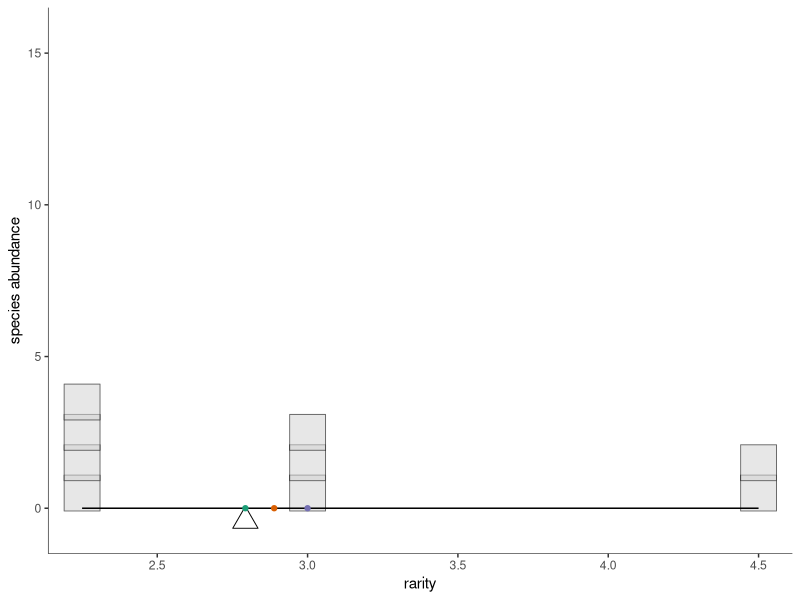

Here is the R script that generated this plot:
library(tidyverse)
library(ggthemes)

## TODO
## OPTIONAL: color the species (so that stacking becomes clear)
## fix box size for small max abundance so it doesn't e.g. cross y-axis
## think about squeezing when rarities aren't equal but are close s.t. boxes overlap
## select colors for reference points http://colorbrewer2.org/#type=qualitative&scheme=Dark2&n=3
## switch plotting order so that fulcrum point sits above reference points

library(scales) # trans_new() is in the scales library

epsPretty <- 0
offStart <- 0

pfun=function(x, pow, offset=offStart){
	if (pow==0) return(log(x))
	r <- sign(pow)*(x+offset)^pow
	return(r)
}

ipfun=function(x, pow, offset=offStart){
	if (pow==0) return(exp(x))
	r <- sign(pow)*(x)^(1/pow)
	return(r)
}

# Diversity function 
dfun<-function(ab, l){
	rp <- ab/sum(ab)
	return(ipfun(sum(rp*pfun(1/rp, l)),l))
}

# round numbers, more aggressively the larger they are
prettify <- function(breaks){
    digits <- -floor(log10(abs(breaks))) + 1
    digits[breaks == 0] <- 0
    return((round(breaks, digits = digits))[round(breaks, digits = digits)!=(-Inf)]) #klugey fix to -Inf
}

power_trans = function(pow) trans_new(name="power"
   , transform = function(x) pfun(x, pow)
	, inverse = function(x) ipfun(x, pow)
	, breaks = function(x) prettify(
		trans_breaks(
			function(x) pfun(x, pow), function(x) ipfun(x, pow), n = 6
		)(c(epsPretty,x)*1.1)
	)
   , domain = c(1, 10000)
)

# replicate to make stacks with geom_point
fancy_rep<-function(df){
    return(data.frame(df[rep(1:nrow(df), df$abundance),])
           %>% group_by(abundance) %>% mutate(gr=1:length(abundance))
    )
}

base_plot <- function(abundance, pointScale=200, fill_col="lightgrey", y_extent=max(max(abundance),15)){
    
	rf <- tibble(names = as.factor(1:length(abundance))
		, abundance
		, rarity = sum(abundance)/abundance
	)
	rfrepeated <-fancy_rep(rf) 

	pointsize <- pointScale/y_extent
	
	#This pretty much has to be 0.5 because the shape is centered on its x- and y-locations, but we want to offset so it rests upon it
	goff <- 0.5

	base <- (ggplot(rfrepeated, aes(x=rarity, y=abundance))
		+ geom_point(aes(y=gr-goff, alpha=0.2), size=pointsize, fill=fill_col, shape=22, color="black", stroke=0.5) #some stylistic things to deal with squeezing
		# +scale_size_continuous(limits=c(0, max(abundance)/200))
		# make plank
		+ geom_segment(
			aes(x, y, xend=xend, yend=yend)
			, data=data.frame(
				x=c(min(rf$rarity))
				, y=c(0)
				, xend=c(max(rf$rarity))
				, yend=c(0)
			)
		)
# adding this in let the boxes fill the y-space pretty well without gaps, don't think it ruined appearance of y-axis
		+scale_y_continuous(
		    expand=c(0,0)
		    , limits=c(y_extent-1.1*y_extent, 1.1*y_extent)
		)
		+ labs(y="species abundance")
	)
	return(theme_plot(base))
}

theme_plot <- function(p){
	return(p
		+ theme_tufte(base_family = "sans")
		+ theme(legend.position="none")
		+ theme(
			axis.line.x = element_line(
				colour = 'black', size=0.2, linetype='solid'
			), axis.line.y =  element_line(
				colour = 'black', size=0.2, linetype='solid'
			)
		)
	)
}

scale_plot <- function(ab, ell, fill_col="lightgrey", y_extent=max(max(ab), 15)){
    ab<-ab[ab!=0]
	div <- dfun(ab, ell)
	print(div)
	return (base_plot(ab, fill_col=fill_col, y_extent=y_extent) 
		+ geom_point(
			data=tibble(x=div, y=-0.028*y_extent)# don't recall why 0.028, but it gets fulcrum point just right. 
			, size=6, shape=2
			, aes(x, y)
		)
		# + scale_x_continuous(trans=power_trans(pow=ell))
		# + coord_cartesian(clip="off")
	)
}

mean_points <- function(ab, ell){
    ab<-ab[ab!=0]
	div <- Vectorize(dfun, vectorize.args=("l"))(ab, ell)
	return(geom_point(
		data=tibble(x=div, y=0*div, clr=1:length(div))
		, aes(x, y, color=as.factor(clr))
	))
}

rarity_plot <- function(ab, ell, means=-1:1, ...){
    ab<-ab[ab!=0]
	return(
		scale_plot(ab, ell,...) 
		+ mean_points(ab, means)
		+ scale_color_brewer(type="qual", palette="Dark2") #playing with color choices
	)
}

rarity_series <- function(ab, lrange=-1:1, means=lrange){
	for(l in lrange){
		print(rarity_plot(ab, l, means))
	}
}

# ab <- c(20, 15, 9, 3, 2, 1, 1)
# ab <- c(100, 20, 15, 9, 3, 2, 1, 1)
# 
# rarity_series(ab, 1:-1)
# rarity_series(ab, 0, 1:-1)

#some SADs to play with

# ab <- c(20, 15, 9, 3, 2, 1, 1)
# ab <- c(100, 20, 15, 9, 3, 2, 1, 1)
# ab<-c(50,30,20,0,0,0)
ab<-c(4,3,2)
# ab <- c(20, 15, 9, 3, 2, 1, 1,0,0)
# ab <- c(200,100, 20, 15, 9, 3, 2, 1, 1)
# ab<-floor(exp(rnorm(50, 4,1.5)))
# 
# quartz()
# rarity_plot(ab, 1)
# 
# quartz()
# rarity_plot(ab, 0)
# 
quartz()
rarity_plot(ab=ab, ell=-1, fill="lightgrey")
# 
